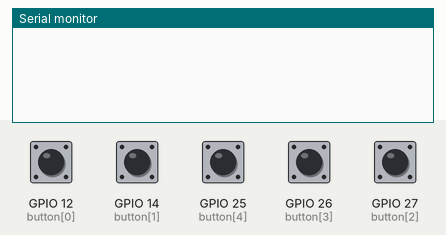
The sketch below on a simulated ESP32. On the bench: the last lines printed to the serial monitor. Inputs (shaded band) come from the test bench; at power-on: GPIO 12 (button[0]), GPIO 14 (button[1]), GPIO 25 (button[4]), GPIO 26 (button[3]), GPIO 27 (button[2]) LOW.

Above: at 1.5 s.
1.6 s: GPIO 12 (button[0]) pulled HIGH for 0.4 s
At 2.5 s:
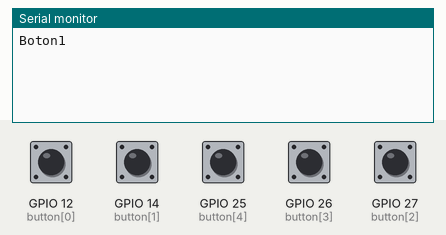
3.5 s: GPIO 14 (button[1]) pulled HIGH for 0.4 s
At 3.9 s:
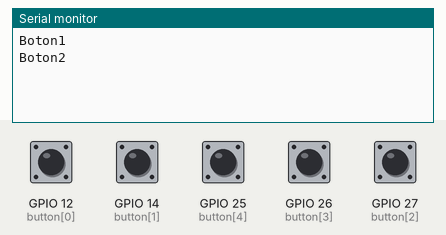
5.4 s: GPIO 25 (button[4]) pulled HIGH for 0.4 s
At 6.6 s:
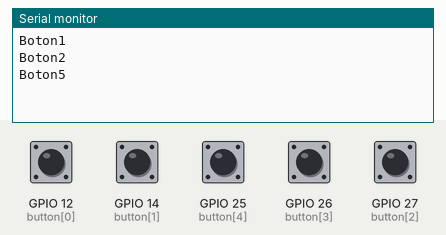
7.3 s: GPIO 26 (button[3]) pulled HIGH for 0.4 s
At 8.8 s:
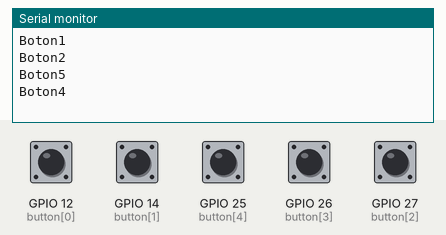
9.2 s: GPIO 27 (button[2]) pulled HIGH for 0.4 s
At 10.1 s:
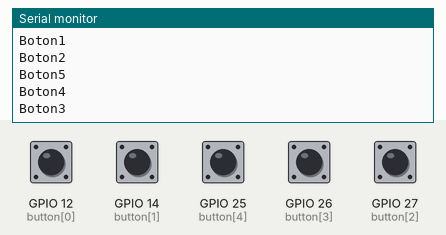
Timing chart, 0 to 12.1 s (numbered marks = the images above; inputs shaded):
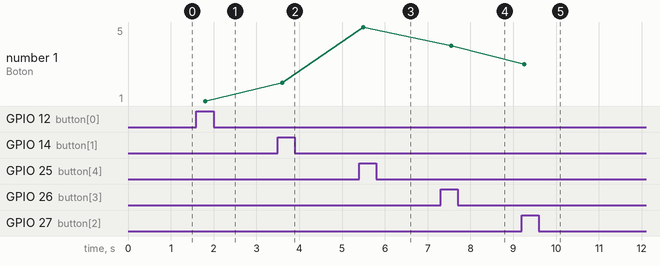

The sketch:

botones_detect_Flancos.ino
```cpp
#define BTN_1 0  //boton 1
#define BTN_2 1  //boton 2
#define BTN_3 2
#define BTN_4 3
#define BTN_5 4

uint8_t button[5]={   //arreglo para configurar los pines de cada boton
  12,
  14,
  27,
  26,
  25
};

uint8_t button_state[5];

int flancoSubida(int btn){
  int new_value = digitalRead(button[btn]);
  delay(50);
  bool result = 0;

  if(button_state[btn] != new_value && new_value == 1){
    result = 1;
    button_state[btn] = new_value;
  }
  else{
    result = 0;
    button_state[btn] = new_value;
  }
  return result;
}

void setup() {
  Serial.begin(9600);

  pinMode(button[BTN_1], INPUT);
  pinMode(button[BTN_2], INPUT);
  pinMode(button[BTN_3], INPUT);
  pinMode(button[BTN_4], INPUT);
  pinMode(button[BTN_5], INPUT);

  button_state[0]=LOW;
  button_state[1]=LOW;
  button_state[2]=LOW;
  button_state[3]=LOW;
  button_state[4]=LOW;
}

void loop() {
  if(flancoSubida(BTN_1)){
    Serial.println("Boton1");
  }

  if(flancoSubida(BTN_2)){
    Serial.println("Boton2");
  }

  if(flancoSubida(BTN_3)){
    Serial.println("Boton3");
  }

  if(flancoSubida(BTN_4)){
    Serial.println("Boton4");
  }

  if(flancoSubida(BTN_5)){
    Serial.println("Boton5");
  }
  delay(100);
}
```

Measured:
- after the input at 1.6 s, the serial monitor: prints a new line after 0.20 s (image 1)
- after the input at 3.5 s, the serial monitor: prints a new line after 0.10 s (image 2)
- after the input at 5.4 s, the serial monitor: prints a new line after 0.10 s (image 3)
- after the input at 7.3 s, the serial monitor: prints a new line after 0.25 s (image 4)
- after the input at 9.2 s, the serial monitor: prints a new line after 0.05 s (image 5)
- plotted number 1: 1 → 2 after the input at 3.5 s, 2 → 5 after the input at 5.4 s, 5 → 4 after the input at 7.3 s, 4 → 3 after the input at 9.2 s
